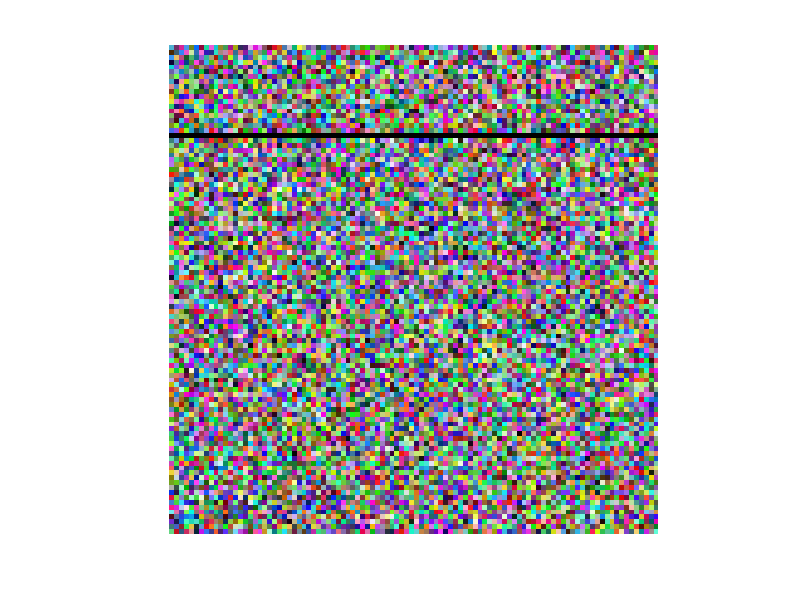

Recreate this plot in MATLAB.
% G = rand(100,100);
% imshow(G);

G = rand(100,100,3);
% disp(G);
G(19,:,:) = 0;
% G(:,40,:) = 1;

% G(:,40,1) = 1;
% G(:,40,2) = 0;
% G(:,40,3) = 0;

RA_sum = 1+9+0+4+0+0+0;

% G(19,1:14,1) = 1;
% G(19,1:14,2) = 0;
% G(19,1:14,3) = 0;


% G(1:14,40,1) = 1;
% G(1:14,40,2) = 0;
% G(1:14,40,3) = 0;
imshow(G);
